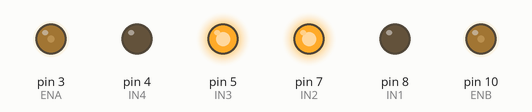
The sketch below on a simulated Arduino Uno, built with avr-gcc and run on an emulated ATmega328P. Parts: output pins drawn as LEDs (lit = HIGH).

Above: at 0.05 s.
At 2.75 s:
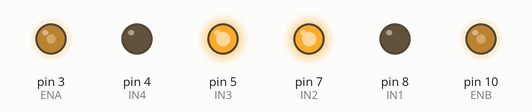
At 5.5 s:
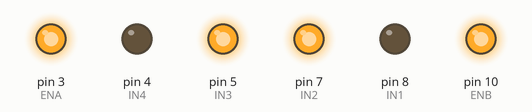
At 11.0 s:
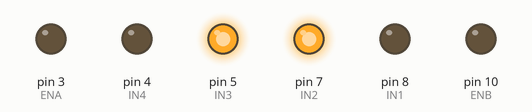
Timing chart, 0 to 12.7 s (numbered marks = the images above):
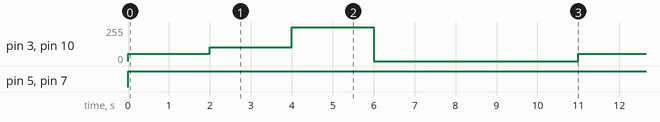

The sketch:

proverka_vrasheniia.ino
```cpp
int IN1 = 8;
int IN2 = 7;
int ENA = 3;

int IN3 = 5; // Input3 подключен к выводу 5
int IN4 = 4;
int ENB = 10;
void setup()
{
 pinMode (ENA, OUTPUT);
 pinMode (IN1, OUTPUT);
 pinMode (IN2, OUTPUT);

 pinMode (ENB, OUTPUT);
 pinMode (IN3, OUTPUT);
 pinMode (IN4, OUTPUT);
}
void loop()
{
  // На пару выводов "IN" поданы разноименные сигналы, мотор готов к вращаению
  digitalWrite (IN1, LOW);
  digitalWrite (IN2, HIGH);

  digitalWrite (IN3, HIGH);
  digitalWrite (IN4, LOW);
  // подаем на вывод ENB управляюший ШИМ сигнал
  analogWrite(ENA,55);
  analogWrite(ENB,55);
  delay(2000);
  analogWrite(ENA,105);
  analogWrite(ENB,105);
  delay(2000);
  analogWrite(ENA,255);
  analogWrite(ENB,255);
  delay(2000);
  // Останавливаем мотор повад на вывод ENB сигнал низкого уровеня.
  // Состояние выводво "IN" роли не играет.
  analogWrite(ENB,0);
    analogWrite(ENA,0);
  delay(5000);
}
```

Measured:
- by itself, pin 3 (ENA), pin 10 (ENB): repeats every 11.0 s: 105/255 2.0 s, 255/255 2.0 s, 0/255 5.0 s, 55/255 2.0 s
- by itself, pin 5 (IN3), pin 7 (IN2): LOW → HIGH at 0.00 s
